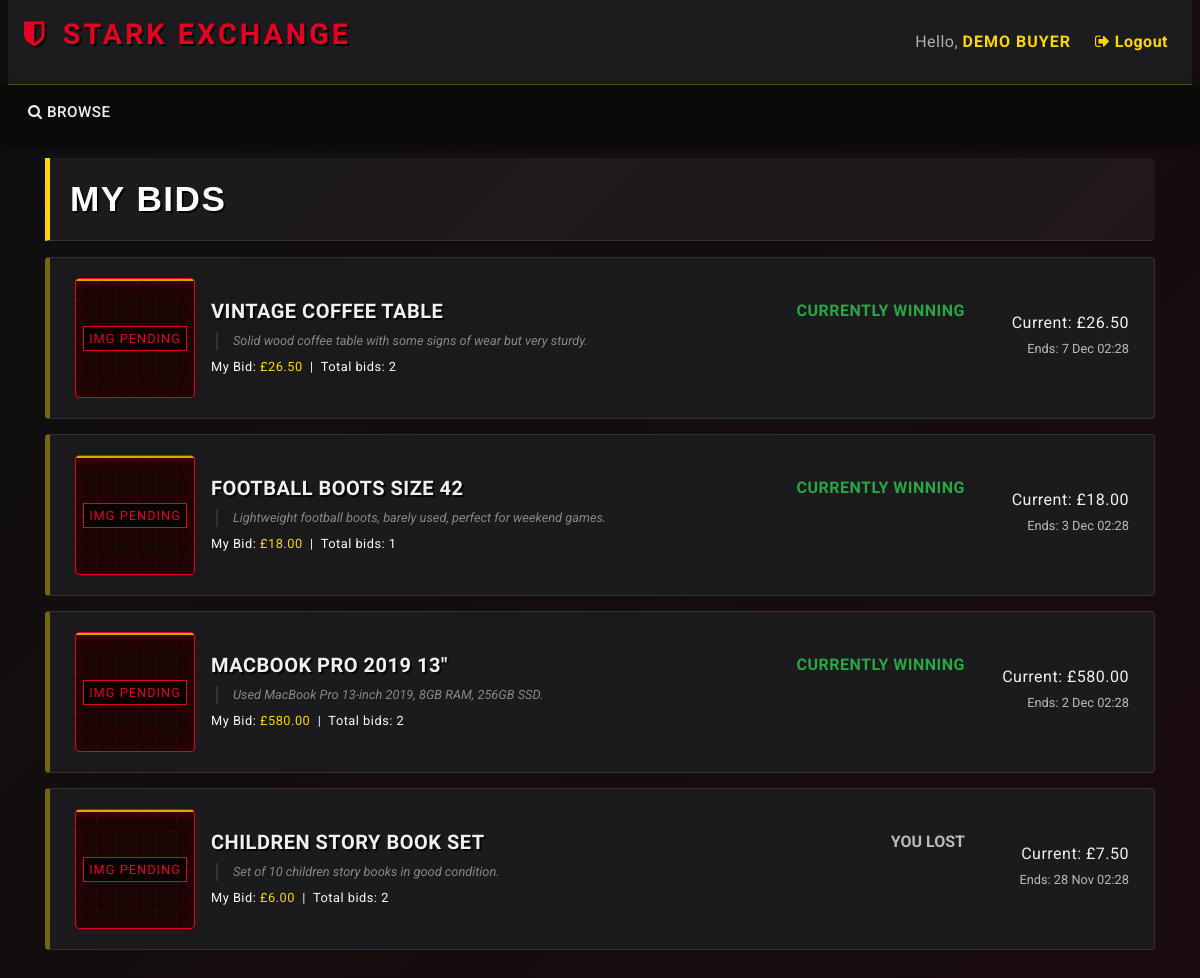
Screenshot of /mybids.php (signed in) with the database file from the repository.
### tables this page shows
CREATE TABLE auctions (
    auction_id    INT AUTO_INCREMENT PRIMARY KEY,
    item_id       INT NOT NULL,
    seller_id     INT NOT NULL,
    start_price   DECIMAL(10,2) NOT NULL,
    reserve_price DECIMAL(10,2),
    start_date    DATETIME NOT NULL DEFAULT CURRENT_TIMESTAMP,
    end_date      DATETIME NOT NULL,
    winner_id     INT NULL,
    status        ENUM('pending','active','finished','cancelled')
                  NOT NULL DEFAULT 'pending',

    CONSTRAINT fk_auctions_item
        FOREIGN KEY (item_id)
        REFERENCES items(item_id)
        ON DELETE CASCADE
        ON UPDATE CASCADE,

    CONSTRAINT fk_auctions_seller
        FOREIGN KEY (seller_id)
        REFERENCES users(user_id)
        ON DELETE CASCADE
        ON UPDATE CASCADE,

    CONSTRAINT fk_auctions_winner
        FOREIGN KEY (winner_id)
        REFERENCES users(user_id)
        ON DELETE SET NULL
        ON UPDATE CASCADE
);

CREATE TABLE items (
    item_id      INT AUTO_INCREMENT PRIMARY KEY,
    title        VARCHAR(255) NOT NULL,
    description  TEXT,
    
     
    image_path   VARCHAR(255) DEFAULT NULL, 
     

    category_id  INT NOT NULL,
    seller_id    INT NOT NULL,
    created_at   DATETIME NOT NULL DEFAULT CURRENT_TIMESTAMP,

    CONSTRAINT fk_items_category
        FOREIGN KEY (category_id)
        REFERENCES categories(category_id)
        ON DELETE RESTRICT
        ON UPDATE CASCADE,

    CONSTRAINT fk_items_seller
        FOREIGN KEY (seller_id)
        REFERENCES users(user_id)
        ON DELETE CASCADE
        ON UPDATE CASCADE
);

### utilities.php (called while the page is built, shortened)
<?php
function get_db() {
    static $conn = null;
    if ($conn === null) {
        $conn = new mysqli(DB_HOST, DB_USER, DB_PASS, DB_NAME);
        $conn->set_charset(DB_CHARSET);
    }
    return $conn;
}
function db_query($sql, $types = '', $params = []) {
    $conn = get_db();
    $stmt = $conn->prepare($sql);
    $stmt->bind_param($types, ...$params);
    if (!$stmt->execute()) {
        die('Execute failed: ' . $stmt->error);
    }
    return $stmt->get_result();
}
function current_user_id() {
    return $_SESSION['user_id'] ?? null;
}
?>

### mybids.php (the view, shortened to what this page needs)
<?php
require_once 'utilities.php';
include_once 'header.php';
$user_id = current_user_id();
$sql = "
    SELECT DISTINCT
        a.auction_id,
        a.item_id,
        a.end_date,
        a.status,
        a.winner_id,
        i.title,
        i.description,
        i.image_path
    FROM auctions a
    JOIN items i ON a.item_id = i.item_id
    JOIN bids b  ON a.auction_id = b.auction_id
    WHERE b.buyer_id = ?
    ORDER BY a.end_date DESC
";
$result = db_query($sql, 'i', [$user_id]);
?>
<div class="container">
    <h2 class="my-3 text-uppercase" style="font-family: 'Oswald', sans-serif; letter-spacing: 1px;">My bids</h2>
    <?php if (!$result || $result->num_rows === 0): ?>
        <div class="text-center py-5">
            <p class="text-muted mb-4">You have not placed any bids yet.</p>
            <a href="browse.php" class="btn btn-primary btn-lg">Browse Auctions</a>
        </div>
    <?php else: ?>
        <ul class="list-group mb-5" style="border: none;">
            <?php while ($row = $result->fetch_assoc()):
                $auction_id   = (int)$row['auction_id'];
                $item_id      = (int)$row['item_id'];
                $title        = $row['title'];
                $description  = $row['description'];
                $end_time     = new DateTime($row['end_date']);
                $status       = $row['status'];
                $winner_id    = $row['winner_id'] !== null ? (int)$row['winner_id'] : null;
                $img_path = $row['image_path'] ?? null;
                $img_html = '';
                if (!empty($img_path) && file_exists("images/" . $img_path)) {
                    $img_html = '<img src="images/' . $img_path . '" alt="Item" style="width: 120px; height: 120px; object-fit: cover; border-radius: 4px; border: 1px solid #333;">';
                } else {
                    $img_html = '<div class="img-placeholder" style="width: 120px; height: 120px; margin: 0;"></div>';
                }
                $sql_stats = "SELECT COUNT(*) AS num_bids, MAX(bid_amount) AS max_bid FROM bids WHERE auction_id = ?";
                $res_stats = db_query($sql_stats, 'i', [$auction_id]);
                $stats_row = $res_stats->fetch_assoc();
                $num_bids  = (int)$stats_row['num_bids'];
                $max_bid   = $stats_row['max_bid'];
                $sql_my = "SELECT MAX(bid_amount) AS my_max_bid FROM bids WHERE auction_id = ? AND buyer_id = ?";
                $res_my   = db_query($sql_my, 'ii', [$auction_id, $user_id]);
                $my_row   = $res_my->fetch_assoc();
                $my_max_bid = $my_row['my_max_bid'] !== null ? (float)$my_row['my_max_bid'] : null;
                $sql_start = "SELECT start_price FROM auctions WHERE auction_id = ? LIMIT 1";
                $res_start = db_query($sql_start, 'i', [$auction_id]);
                $start_row = $res_start->fetch_assoc();
                $start_price = (float)$start_row['start_price'];
                $current_price = ($max_bid === null) ? $start_price : (float)$max_bid;
                $now   = new DateTime();
                $ended = ($now >= $end_time || $status === 'finished' || $status === 'closed' || $status === 'paid' || $status === 'cancelled');
                $result_text = '';
                $status_color = '';
                $text_class = '';
                if (!$ended) {
                    if ($my_max_bid !== null && $my_max_bid >= $current_price) {
                        $result_text = 'Currently winning';
                        $status_color = '#28a745';
                        $text_class = 'text-success';
                    } else {
                        $result_text = 'Outbid';
                        $status_color = '#dc3545';
                        $text_class = 'text-danger';
                    }
                } else {
                    if ($winner_id !== null && $winner_id === $user_id) {
                        $result_text = 'You won';
                        $status_color = '#28a745';
                        $text_class = 'text-success';
                    } else {
                        $result_text = 'You lost';
                        $status_color = '#6c757d';
                        $text_class = 'text-muted';
                    }
                }
            ?>
            <li class="list-group-item d-flex align-items-center"
                style="background-color: rgba(28, 28, 30, 0.9); border: 1px solid rgba(255,255,255,0.1); margin-bottom: 10px; border-radius: 4px; border-left: 6px solid <?php echo $status_color; ?>;">
                <div class="mr-3">
                    <?php echo $img_html; ?>
                </div>
                <div class="flex-grow-1">
                    <div class="d-flex justify-content-between">
                        <h5 class="mb-1">
                            <a href="listing.php?item_id=<?php echo $item_id; ?>" class="text-light" style="font-family: 'Oswald', sans-serif; letter-spacing: 0.5px;">
                                <?php echo htmlspecialchars($title); ?>
                            </a>
                        </h5>
                        <span class="<?php echo $text_class; ?> font-weight-bold text-uppercase" style="font-family: 'Oswald', sans-serif;">
                            <?php echo $result_text; ?>
                        </span>
                    </div>
                    <p class="mb-1 text-muted small" style="line-height: 1.4;">
                        <?php
                        $desc_short = (strlen($description) > 120) ? substr($description, 0, 120) . '...' : $description;
                        echo htmlspecialchars($desc_short);
                        ?>
                    </p>
                    <small class="text-light">
                        My Bid: <span style="color: var(--color-accent);">£<?php echo number_format($my_max_bid, 2); ?></span>
                        &nbsp;|&nbsp;
                        Total bids: <?php echo $num_bids; ?>
                    </small>
                </div>
                <div class="text-right ml-4 text-nowrap" style="min-width: 140px;">
                    <div class="mb-1">Current: £<?php echo number_format($current_price, 2); ?></div>
                    <div class="small text-muted mb-2">
                        Ends: <?php echo date_format($end_time, 'j M H:i'); ?>
                    </div>
                </div>
            </li>
            <?php endwhile; $result->free(); ?>
        </ul>
    <?php endif; ?>
</div>
<?php include_once 'footer.php'; ?>

### header.php (shortened to what this page needs)
<?php
require_once 'utilities.php';
?>
<!doctype html>
<html lang="en">
<head>
  <link rel="stylesheet" href="css/bootstrap.min.css">
  <link rel="stylesheet" href="https://cdnjs.cloudflare.com/ajax/libs/font-awesome/4.7.0/css/font-awesome.min.css">
  <link rel="stylesheet" href="css/custom.css?v=<?php echo time(); ?>">
</head>
<body>
<nav class="navbar navbar-expand-lg navbar-light bg-light mx-2">
  <a class="navbar-brand" href="index.php">
    <i class="fa fa-shield" style="margin-right: 5px;"></i> Stark Exchange
  </a>
  <ul class="navbar-nav ml-auto">
    <li class="nav-item">
<?php
if (isset($_SESSION['logged_in']) && $_SESSION['logged_in'] == true) {
  $display_name = $_SESSION['username'] ?? $_SESSION['account_type'] ?? 'Agent';
  echo '<div class="d-flex align-items-center">';
  echo '<span class="navbar-text mr-3" style="color: var(--color-text-light);">'
        . 'Hello, <strong style="color: var(--color-accent); text-transform: uppercase; letter-spacing: 1px;">'
        . htmlspecialchars($display_name)
        . '</strong>'
        . '</span>';
  echo '<a class="nav-link" href="logout.php" style="color: #aaa; transition: 0.3s;">'
        . '<i class="fa fa-sign-out"></i> Logout'
        . '</a>';
  echo '</div>';
} else {
  echo '<button type="button" class="btn nav-link" data-toggle="modal" data-target="#loginModal">'
        . '<i class="fa fa-sign-in"></i> Login'
        . '</button>';
}
?>
    </li>
  </ul>
</nav>
<nav class="navbar navbar-expand-lg navbar-dark bg-dark">
  <ul class="navbar-nav align-middle">
    <li class="nav-item mx-1">
      <a class="nav-link" href="browse.php"><i class="fa fa-search"></i> Browse</a>
    </li>
  </ul>
</nav>

### footer.php (shortened to what this page needs)
</body>
</html>

### css/custom.css (style rules this page uses)
:root { --color-primary: #E30022; --color-accent: #FFD700; --color-bg-dark: #0A0A0A; --color-bg-secondary: #1C1C1E; --color-bg-input: #2D2D30; --color-text-light: #F0F0F0; --color-text-muted: #B0B0B0; }
body, html { background-color: var(--color-bg-dark) !important; background: linear-gradient(135deg, #0f0f10 0%, #1a0b0e 100%) !important; min-height: 100vh; color: var(--color-text-light) !important; font-family: 'Roboto', sans-serif !important; font-weight: 400; letter-spacing: 0.5px; }
h1, h2, h3, h4, h5, h6, .navbar-brand, .card-title, .container h2, .btn { font-family: 'Oswald', sans-serif !important; font-weight: 700; letter-spacing: 1.5px !important; text-transform: uppercase; color: white !important; text-shadow: 2px 2px 0px rgba(0,0,0,0.8) !important; margin-bottom: 15px; }
.container p.text-muted, .text-muted { font-family: 'Roboto', sans-serif !important; font-weight: 400; letter-spacing: normal; text-shadow: none !important; color: #bbb !important; }
.navbar-light.bg-light { background-color: var(--color-bg-secondary) !important; border-bottom: 1px solid rgba(255, 215, 0, 0.3); }
.navbar-brand { color: var(--color-primary) !important; font-weight: 900; font-size: 1.8rem; letter-spacing: 3px !important; margin-right: 40px !important; text-shadow: 2px 2px 0px #000, 0 0 5px rgba(227, 0, 34, 0.4); text-transform: uppercase; }
.navbar-light .navbar-text { color: var(--color-text-muted) !important; }
.navbar-light .nav-link, .navbar-light .btn-link { color: var(--color-accent) !important; font-weight: bold; }
.navbar-dark.bg-dark { background-color: var(--color-bg-dark) !important; box-shadow: 0 4px 10px rgba(0,0,0,0.5); }
.navbar-dark .navbar-nav .nav-link { color: var(--color-text-light) !important; font-weight: 500; border-bottom: 2px solid transparent; transition: all 0.3s; text-transform: uppercase; font-size: 0.95rem; }
ul.list-group { border: none !important; gap: 15px; background-color: transparent !important; }
.list-group-item { background-color: rgba(28, 28, 30, 0.9) !important; border: 1px solid rgba(255, 255, 255, 0.1) !important; margin-bottom: 0 !important; border-radius: 4px; padding: 20px 25px; border-left: 5px solid rgba(255, 215, 0, 0.4) !important; position: relative; overflow: hidden; transition: all 0.3s cubic-bezier(0.25, 0.8, 0.25, 1); }
.list-group-item h5, .list-group-item a { color: var(--color-text-light) !important; font-weight: bold; text-decoration: none; font-size: 1.25rem; display: block; margin-bottom: 5px; }
.list-group-item::after { content: ""; position: absolute; top: 0; left: -100%; width: 50%; height: 100%; background: linear-gradient(to right, transparent, rgba(255, 255, 255, 0.1), transparent); transform: skewX(-25deg); transition: none; }
.container h2.my-3 { background: rgba(255, 255, 255, 0.05); padding: 20px; border-left: 5px solid var(--color-accent); border-radius: 0 5px 5px 0; font-family: 'Impact', sans-serif !important; text-transform: uppercase; letter-spacing: 1px; font-size: 2.2rem; border-bottom: 1px solid rgba(255, 255, 255, 0.1); }
.container p.text-muted { color: #888 !important; font-style: italic; border-left: 2px solid #333; padding-left: 15px; margin-left: 5px; }
.img-placeholder { width: 150px; height: 150px; flex-shrink: 0; background-color: #1a0505; background-image: linear-gradient(rgba(227, 0, 34, 0.1) 1px, transparent 1px), linear-gradient(90deg, rgba(227, 0, 34, 0.1) 1px, transparent 1px); background-size: 20px 20px; border: 1px solid var(--color-primary); display: flex; align-items: center; justify-content: center; position: relative; overflow: hidden; margin-right: 20px; border-radius: 4px; box-shadow: inset 0 0 20px rgba(227, 0, 34, 0.1); }
.img-placeholder::before { content: ""; position: absolute; top: 0; left: 0; width: 100%; height: 2px; background: var(--color-accent); box-shadow: 0 0 10px var(--color-primary); animation: stark-scan 3s infinite ease-in-out; opacity: 0.8; }
.img-placeholder::after { content: "IMG PENDING"; color: var(--color-primary); font-family: 'Oswald', sans-serif; font-size: 0.8rem; letter-spacing: 1px; background: rgba(0,0,0,0.7); padding: 2px 5px; border: 1px solid var(--color-primary); }

### rows the page displays
auctions: item.title "VINTAGE COFFEE TABLE", result_text "CURRENTLY WINNING", item.description "Solid wood coffee table with some signs of wear but very sturdy.", my_max_bid "26.50", num_bids "2", current_price "26.50", end_date "7 Dec 02:28"
auctions: item.title "FOOTBALL BOOTS SIZE 42", result_text "CURRENTLY WINNING", item.description "Lightweight football boots, barely used, perfect for weekend games.", my_max_bid "18.00", num_bids "1", current_price "18.00", end_date "3 Dec 02:28"
auctions: item.title "MACBOOK PRO 2019 13\"", result_text "CURRENTLY WINNING", item.description "Used MacBook Pro 13-inch 2019, 8GB RAM, 256GB SSD.", my_max_bid "580.00", num_bids "2", current_price "580.00", end_date "2 Dec 02:28"
auctions: item.title "CHILDREN STORY BOOK SET", winner "YOU LOST", item.description "Set of 10 children story books in good condition.", my_max_bid "6.00", num_bids "2", current_price "7.50", end_date "28 Nov 02:28"

### other values shown
$display_name "DEMO BUYER"
